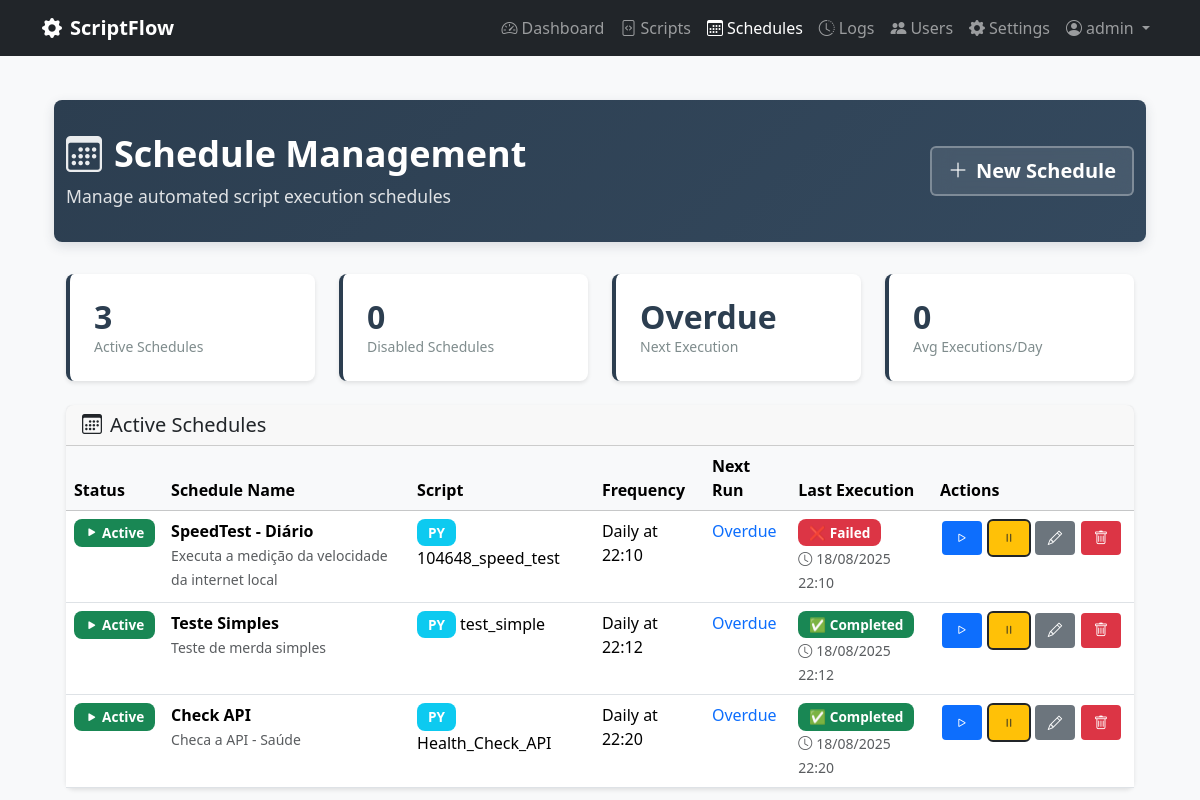
The app's page /schedules (signed in), older data.
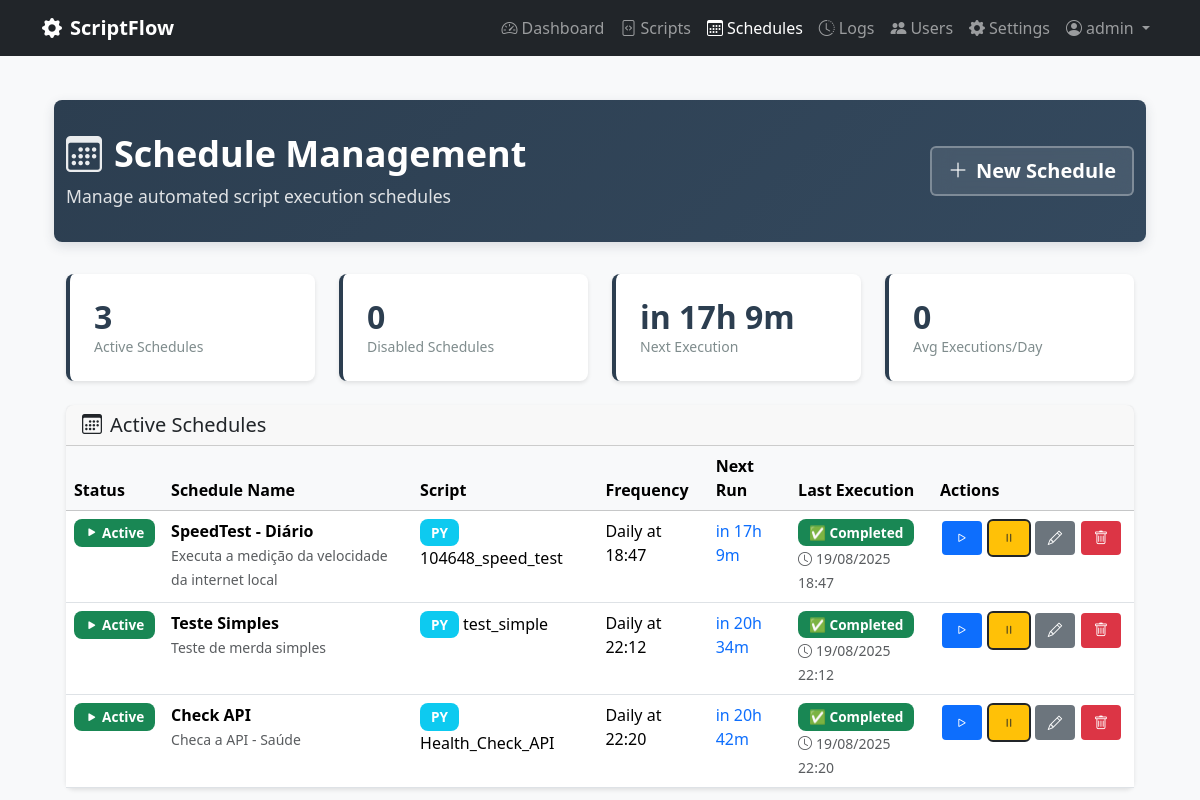
The same page, newer data.
### scriptflow.py (models this page shows, shortened)
class Schedule(db.Model):
    __tablename__ = 'schedules'
    id = db.Column(db.Integer, primary_key=True)
    name = db.Column(db.String(100), nullable=False)
    description = db.Column(db.Text)
    frequency = db.Column(db.String(20), nullable=False)  # daily, weekly, monthly, custom
    time_config = db.Column(db.Text)  # JSON string with time configuration
    is_active = db.Column(db.Boolean, default=True)
    created_at = db.Column(db.DateTime, default=datetime.now)
    updated_at = db.Column(db.DateTime, default=datetime.now, onupdate=datetime.now)
    next_run_time = db.Column(db.DateTime)
    last_execution_id = db.Column(db.Integer, db.ForeignKey('executions.id'))
    script_id = db.Column(db.Integer, db.ForeignKey('scripts.id'), nullable=False)
    user_id = db.Column(db.Integer, db.ForeignKey('users.id'), nullable=False)
    script = db.relationship('Script', backref='schedules')
    user = db.relationship('User', backref='schedules')
    last_execution = db.relationship('Execution', foreign_keys=[last_execution_id])
    @property
    def time_config_json(self):
        if self.time_config:
            try:
                return json.loads(self.time_config)
            except:
                return {}
        return {}
    @property
    def next_run_display(self):
        if not self.next_run_time:
            return "Not scheduled"
        now = datetime.now()  # Use local time instead of UTC
        delta = self.next_run_time - now
        if delta.total_seconds() < 0:
            return "Overdue"
        elif delta.total_seconds() < 3600:  # Less than 1 hour
            minutes = int(delta.total_seconds() / 60)
            return f"in {minutes}m"
        elif delta.total_seconds() < 86400:  # Less than 1 day
            hours = int(delta.total_seconds() / 3600)
            minutes = int((delta.total_seconds() % 3600) / 60)
            return f"in {hours}h {minutes}m"
        else:
            days = int(delta.total_seconds() / 86400)
            return f"in {days} days"
    @property
    def frequency_display(self):
        if self.frequency == 'daily':
            config = self.time_config_json
            if config.get('time'):
                return f"Daily at {config['time']}"
            return "Daily"
        elif self.frequency == 'monthly':
            config = self.time_config_json
            day = config.get('day', 1)
            time = config.get('time', '09:00')
            return f"Monthly (day {day}) at {time}"
        elif self.frequency == 'custom':
            return "Custom schedule"
        return self.frequency.capitalize()

class Execution(db.Model):
    __tablename__ = 'executions'
    id = db.Column(db.Integer, primary_key=True)
    started_at = db.Column(db.DateTime, default=datetime.now, nullable=False)
    completed_at = db.Column(db.DateTime)
    status = db.Column(db.String(20), default='pending', nullable=False)  # pending, running, completed, failed, timeout
    exit_code = db.Column(db.Integer)
    stdout = db.Column(db.Text)
    stderr = db.Column(db.Text)
    duration_seconds = db.Column(db.Float)
    trigger_type = db.Column(db.String(20), default='manual', nullable=False)  # manual, scheduled, api
    script_id = db.Column(db.Integer, db.ForeignKey('scripts.id'), nullable=False)
    user_id = db.Column(db.Integer, db.ForeignKey('users.id'), nullable=False)
    script = db.relationship('Script', backref='executions')
    @property
    def status_icon(self):
        icons = {
            'pending': '⏳',
            'running': '🔄',  # Emoji simples que funciona bem
            'completed': '✅',
            'failed': '❌',
            'timeout': '⏰',
            'cancelled': '🛑'
        }
        return icons.get(self.status, '❓')
    @property
    def status_color(self):
        colors = {
            'pending': 'secondary',
            'running': 'running',  # Usar classe CSS personalizada com animação
            'completed': 'success',
            'failed': 'danger',
            'timeout': 'warning',
            'cancelled': 'danger'
        }
        return colors.get(self.status, 'secondary')

class Script(db.Model):
    __tablename__ = 'scripts'
    id = db.Column(db.Integer, primary_key=True)
    name = db.Column(db.String(100), nullable=False)
    description = db.Column(db.Text)
    filename = db.Column(db.String(255), nullable=False)
    file_path = db.Column(db.String(500), nullable=False)
    script_type = db.Column(db.String(10), nullable=False)  # 'py' or 'bat'
    file_size = db.Column(db.Integer)
    created_at = db.Column(db.DateTime, default=datetime.now)
    updated_at = db.Column(db.DateTime, default=datetime.now, onupdate=datetime.now)
    is_active = db.Column(db.Boolean, default=True)
    user_id = db.Column(db.Integer, db.ForeignKey('users.id'), nullable=False)

### scriptflow.py (the view)
@app.route('/schedules')
@login_required
def schedules():
    schedules_query = Schedule.query.order_by(Schedule.next_run_time.asc())
    user_schedules = apply_user_data_filter(schedules_query).all()
    active_schedules = sum(1 for s in user_schedules if s.is_active)
    disabled_schedules = len(user_schedules) - active_schedules
    next_schedule = next((s for s in user_schedules if s.is_active and s.next_run_time), None)
    next_run_display = next_schedule.next_run_display if next_schedule else "No upcoming runs"
    stats = {
        'active': active_schedules,
        'disabled': disabled_schedules,
        'next_run': next_run_display,
        'avg_per_day': 0  # TODO: Calculate based on execution history
    }
    return render_template('schedules.html', schedules=user_schedules, stats=stats)

### scriptflow.py (called while the page is built)
@login_manager.user_loader
def load_user(user_id):
    return User.query.get(int(user_id))

def apply_user_data_filter(query):
    if current_user.can_view_all_data:
        return query  # Can see all data
    else:
        return query.filter_by(user_id=current_user.id)  # Only own data

### templates/schedules.html (shortened to what the changed rows need)
{% extends "base.html" %}
{% block content %}
<div class="container-fluid">
    <div class="page-header">
        <div class="container">
            <div class="row align-items-center">
                <div class="col">
                    <h1>
                        <i class="bi bi-calendar3"></i>Schedule Management
                    </h1>
                </div>
            </div>
        </div>
    </div>
    <div class="container">
        <div class="row">
            <div class="col-12">
            <div class="row mb-4">
                <div class="col-md-3">
                    <div class="stats-card">
                        <h3 class="stats-number">{{ stats.next_run }}</h3>
                        <p class="stats-label">Next Execution</p>
                    </div>
                </div>
            </div>
            <div class="card">
                <div class="card-body p-0">
                    {% if schedules %}
                    <div class="table-responsive">
                        <table class="table table-hover mb-0">
                            <thead class="table-light">
                                <tr>
                                    <th>Status</th>
                                    <th>Schedule Name</th>
                                    <th>Script</th>
                                    <th>Frequency</th>
                                    <th>Next Run</th>
                                    <th>Last Execution</th>
                                    <th>Actions</th>
                                </tr>
                            </thead>
                            <tbody>
                                {% for schedule in schedules %}
                                <tr>
                                    <td>
                                        {% if schedule.is_active %}
                                        <span class="badge bg-success">
                                            <i class="bi bi-play-fill"></i> Active
                                        </span>
                                        {% else %}
                                        <span class="badge bg-secondary">
                                            <i class="bi bi-pause-fill"></i> Disabled
                                        </span>
                                        {% endif %}
                                    </td>
                                    <td>
                                        <div>
                                            <strong>{{ schedule.name }}</strong>
                                            {% if schedule.description %}
                                            <br><small class="text-muted">{{ schedule.description }}</small>
                                            {% endif %}
                                        </div>
                                    </td>
                                    <td>
                                        <span class="badge bg-info">{{ schedule.script.script_type.upper() }}</span>
                                        {{ schedule.script.name }}
                                    </td>
                                    <td>{{ schedule.frequency_display }}</td>
                                    <td>
                                        {% if schedule.is_active and schedule.next_run_time %}
                                        <span class="text-primary">{{ schedule.next_run_display }}</span>
                                        {% else %}
                                        <span class="text-muted">Not scheduled</span>
                                        {% endif %}
                                    </td>
                                    <td>
                                        {% if schedule.last_execution %}
                                        <div>
                                            <span class="badge {% if schedule.last_execution.status == 'running' %}status-running{% else %}bg-{{ schedule.last_execution.status_color }}{% endif %}">
                                                {% if schedule.last_execution.status == 'running' %}
                                                    <i class="bi bi-arrow-clockwise rotating-icon"></i>
                                                {% else %}
                                                    {{ schedule.last_execution.status_icon }}
                                                {% endif %}
                                                {{ schedule.last_execution.status|title }}
                                            </span>
                                            <br>
                                            <small class="text-muted">
                                                {% if schedule.last_execution.completed_at %}
                                                    <i class="bi bi-clock me-1"></i>{{ schedule.last_execution.completed_at.strftime('%d/%m/%Y %H:%M') }}
                                                {% elif schedule.last_execution.started_at %}
                                                    <i class="bi bi-clock me-1"></i>{{ schedule.last_execution.started_at.strftime('%d/%m/%Y %H:%M') }}
                                                {% endif %}
                                            </small>
                                        </div>
                                        {% else %}
                                        <span class="text-muted">Never executed</span>
                                        {% endif %}
                                    </td>
                                    <td>
                                        <div class="btn-group btn-group-sm">
                                            <form method="POST" action="{{ url_for('run_schedule_now', schedule_id=schedule.id) }}" style="display: inline;">
                                                <button type="submit" class="btn btn-outline-primary" title="Run Now"
                                                        {% if not schedule.is_active %}disabled{% endif %}>
                                                    <i class="bi bi-play"></i>
                                                </button>
                                            </form>
                                            <form method="POST" action="{{ url_for('toggle_schedule', schedule_id=schedule.id) }}" style="display: inline;">
                                                <button type="submit" class="btn btn-outline-warning"
                                                        title="{% if schedule.is_active %}Disable{% else %}Enable{% endif %}">
                                                    {% if schedule.is_active %}
                                                    <i class="bi bi-pause"></i>
                                                    {% else %}
                                                    <i class="bi bi-play"></i>
                                                    {% endif %}
                                                </button>
                                            </form>
                                            <a href="{{ url_for('edit_schedule', schedule_id=schedule.id) }}"
                                               class="btn btn-outline-secondary" title="Edit">
                                                <i class="bi bi-pencil"></i>
                                            </a>
                                            <button type="button" class="btn btn-outline-danger btn-delete"
                                                    title="Delete"
                                                    data-schedule-name="{{ schedule.name }}"
                                                    data-schedule-id="{{ schedule.id }}">
                                                <i class="bi bi-trash"></i>
                                            </button>
                                        </div>
                                    </td>
                                </tr>
                                {% endfor %}
                            </tbody>
                        </table>
                    </div>
                    {% endif %}
                </div>
            </div>
        </div>
    </div>
</div>
{% endblock %}

Row changes from the older to the newer data that the page shows:
changed Schedule "SpeedTest - Diário": frequency_display "Daily at 22:10" → "Daily at 18:47"; next_run_display "Overdue" → "in 17h 9m"; last_execution.status_icon "❌" → "✅"; last_execution.status "Failed" → "Completed"; last_execution.completed_at "18/08/2025 22:10" → "19/08/2025 18:47"
changed Schedule "Teste Simples": next_run_display "Overdue" → "in 20h 34m"; last_execution.completed_at "18/08/2025 22:12" → "19/08/2025 22:12"
changed Schedule "Check API": next_run_display "Overdue" → "in 20h 42m"; last_execution.completed_at "18/08/2025 22:20" → "19/08/2025 22:20"
Text that changed along with them:
{{ stats.next_run }}: "Overdue" → "in 17h 9m"
